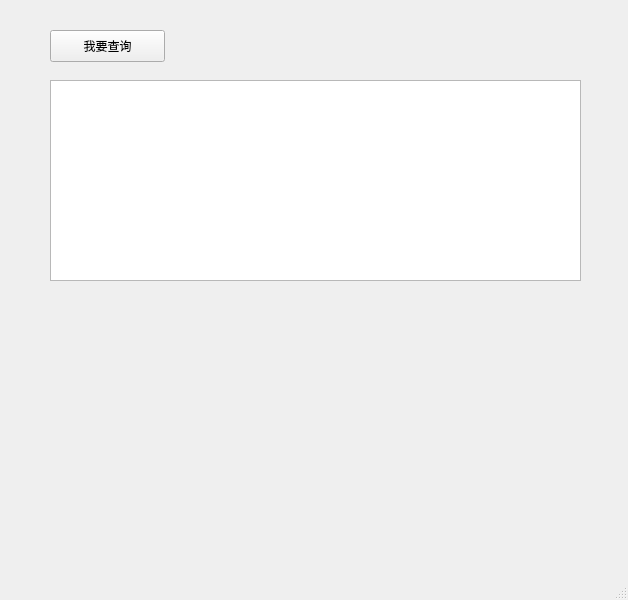
<?xml version="1.0" encoding="UTF-8"?>
<ui version="4.0">
 <class>Visitor</class>
 <widget class="QMainWindow" name="Visitor">
  <property name="geometry">
   <rect>
    <x>0</x>
    <y>0</y>
    <width>628</width>
    <height>600</height>
   </rect>
  </property>
  <property name="windowTitle">
   <string>MainWindow</string>
  </property>
  <widget class="QWidget" name="centralwidget">
   <widget class="QPushButton" name="pushButtonVisitor">
    <property name="geometry">
     <rect>
      <x>50</x>
      <y>30</y>
      <width>115</width>
      <height>32</height>
     </rect>
    </property>
    <property name="text">
     <string>我要查询</string>
    </property>
   </widget>
   <widget class="QTableView" name="tableViewVisitor">
    <property name="geometry">
     <rect>
      <x>50</x>
      <y>80</y>
      <width>531</width>
      <height>201</height>
     </rect>
    </property>
   </widget>
  </widget>
  <widget class="QMenuBar" name="menubar">
   <property name="geometry">
    <rect>
     <x>0</x>
     <y>0</y>
     <width>628</width>
     <height>22</height>
    </rect>
   </property>
  </widget>
  <widget class="QStatusBar" name="statusbar"/>
 </widget>
 <resources/>
 <connections/>
</ui>
